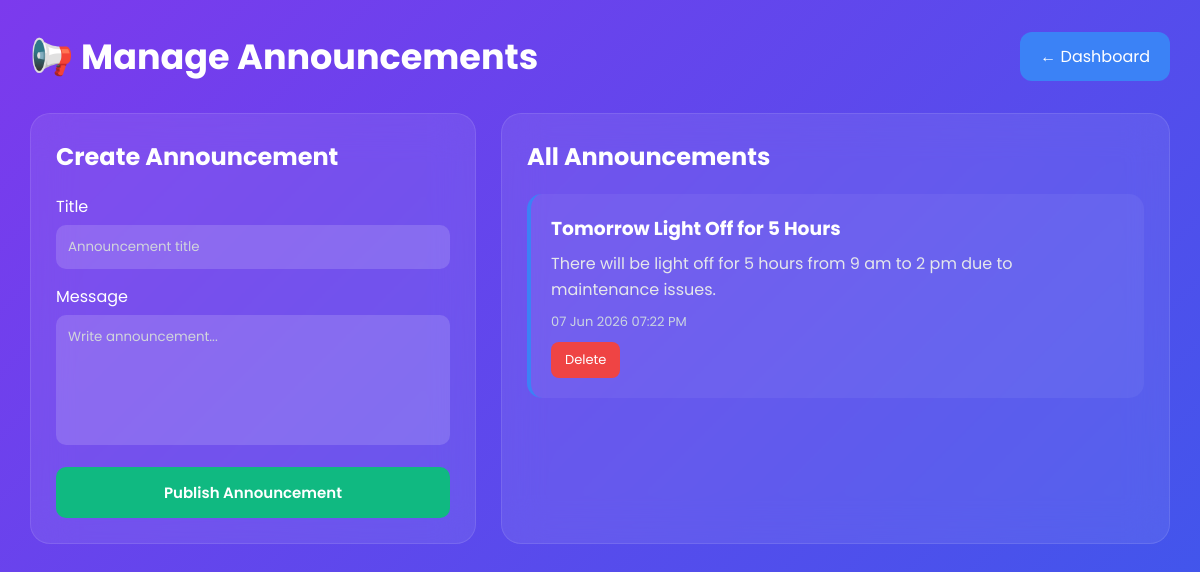
Screenshot of /manage-announcements/ (signed in) with the database file from the repository.
### SMSApp/models.py (models this page shows, shortened)
class Announcement(models.Model):
    title = models.CharField(max_length=100)
    message = models.TextField()
    created_at = models.DateTimeField(auto_now_add=True)

### SMSApp/views.py (the view, shortened to what this page needs)
# urls.py: path("manage-announcements/",views.manage_announcements,name="manage_announcements"),
def manage_announcements(request):
    if not request.session.get("admin"):
        return redirect("admin_login")
    announcements = Announcement.objects.all().order_by(
        "-created_at"
    )
    return render(
        request,
        "announcements_manage.html",
        {
            "announcements": announcements
        }
    )

### templates/announcements_manage.html (shortened to what this page needs)
<!DOCTYPE html>
<html lang="en">
<head>
</head>
<body>
<div class="header">
<h1>📢 Manage Announcements</h1>
<a href="{% url 'admin_dashboard' %}" class="back-btn">
← Dashboard
</a>
</div>
<div class="container">
<div class="form-card">
<h2>Create Announcement</h2>
<form method="POST">
<div class="form-group">
<label>Title</label>
<input
type="text"
name="title"
placeholder="Announcement title"
required>
</div>
<div class="form-group">
<label>Message</label>
<textarea
name="message"
placeholder="Write announcement..."
required></textarea>
</div>
<button class="submit-btn">
Publish Announcement
</button>
</form>
</div>
<div class="announcement-card">
<h2>All Announcements</h2>
{% for announcement in announcements %}
<div class="announcement-item">
<h3>{{ announcement.title }}</h3>
<p>{{ announcement.message }}</p>
<div class="date">
{{ announcement.created_at|date:"d M Y h:i A" }}
</div>
<a
href="{% url 'delete_announcement' announcement.id %}"
class="delete-btn">
Delete
</a>
</div>
{% empty %}
<div class="no-data">
No Announcements Available
</div>
{% endfor %}
</div>
</div>
</body>
</html>

### templates/announcements_manage.html (style rules this page uses)
* { margin:0; padding:0; box-sizing:border-box; font-family:'Poppins',sans-serif; }
body { min-height:100vh; padding:30px; background:linear-gradient(-45deg,#0f172a,#1e293b,#2563eb,#7c3aed); background-size:400% 400%; animation:bgAnimation 12s ease infinite; color:white; }
.header { display:flex; justify-content:space-between; align-items:center; margin-bottom:30px; flex-wrap:wrap; gap:15px; }
.header h1 { font-size:35px; }
.back-btn { text-decoration:none; color:white; background:#3b82f6; padding:12px 20px; border-radius:12px; transition:.3s; }
.container { display:grid; grid-template-columns:1fr 1.5fr; gap:25px; }
.form-card, .announcement-card { background:rgba(255,255,255,.08); backdrop-filter:blur(20px); border:1px solid rgba(255,255,255,.1); border-radius:20px; padding:25px; animation:fadeIn .8s ease; }
.form-card h2, .announcement-card h2 { margin-bottom:20px; }
.form-group { margin-bottom:15px; }
.form-group label { display:block; margin-bottom:6px; }
.form-group input, .form-group textarea { width:100%; padding:12px; border:none; outline:none; border-radius:10px; background:rgba(255,255,255,.15); color:white; }
.form-group textarea { height:130px; resize:none; }
.form-group input::placeholder, .form-group textarea::placeholder { color:#d1d5db; }
.submit-btn { width:100%; padding:14px; border:none; border-radius:10px; background:#10b981; color:white; font-size:15px; font-weight:600; cursor:pointer; transition:.3s; }
.announcement-item { background:rgba(255,255,255,.05); padding:20px; border-radius:15px; margin-bottom:15px; border-left:4px solid #3b82f6; }
.announcement-item h3 { margin-bottom:8px; }
.announcement-item p { color:#e5e7eb; line-height:1.6; margin-bottom:10px; }
.date { font-size:13px; color:#cbd5e1; }
.delete-btn { display:inline-block; margin-top:10px; padding:8px 14px; background:#ef4444; color:white; text-decoration:none; border-radius:8px; font-size:13px; transition:.3s; }

### rows the page displays
Announcement: title "Tomorrow Light Off for 5 Hours", message "There will be light off for 5 hours from 9 am to 2 pm due to maintenance issues.", created_at "07 Jun 2026 07:22 PM"
